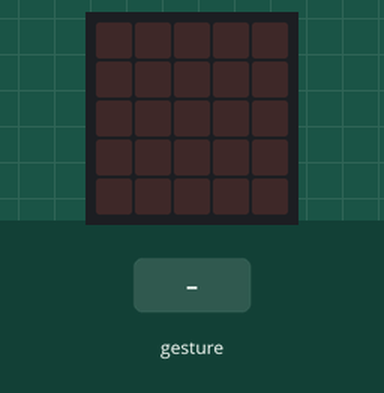
Simulated run of this program. Board: BBC micro:bit (MakeCode). Shown: the board's 5×5 LED display. Inputs (shaded band) come from the test bench. Random numbers come from a fixed seed; a tilt is held for 1.5 s and a shake lasts 1 s, then the board lies face up again.

Above: at 1.2 s.
1.3 s: gesture 'shake'
At 2.1 s:
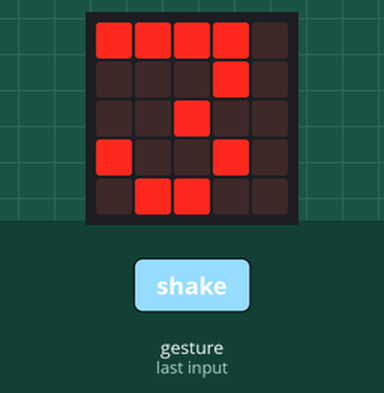
At 4.7 s:
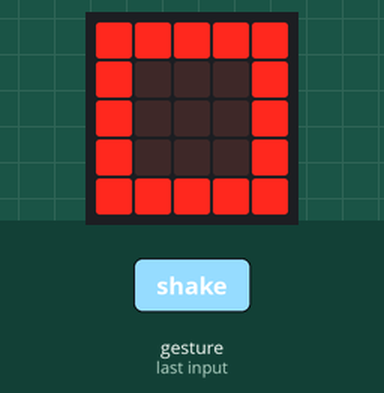
Timing chart, 0 to 6.2 s (numbered marks = the images above; inputs shaded):
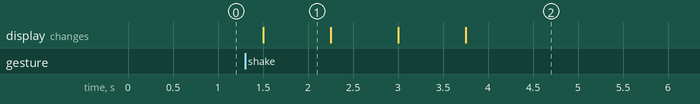

The program:

main.ts
```typescript
input.onGesture(Gesture.Shake, function () {
    basic.showNumber(3)
    basic.showNumber(2)
    basic.showNumber(1)
    if (Math.randomBoolean()) {
        basic.showLeds(`
            . # . # .
            # # # # #
            # # # # #
            . # # # .
            . . # . .
            `)
    } else {
        basic.showLeds(`
            # # # # #
            # . . . #
            # . . . #
            # . . . #
            # # # # #
            `)
    }
})
```

test.ts
```typescript
// tests gaan hier; deze zal niet worden gecompileerd wanneer dit pakket wordt gebruikt als extensie.
```

Measured:
- after the input at 1.3 s, the display: changes after 0.20 s (image 1)
- what the display in image 1 shows lasts 0.8 s, from 1.5 s to 2.3 s
